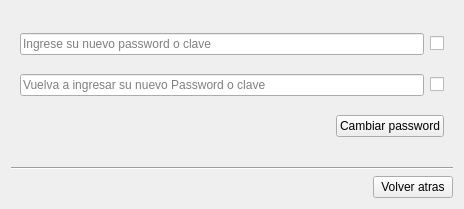
<?xml version="1.0" encoding="UTF-8"?>
<ui version="4.0">
 <class>ResetPasswordDialog</class>
 <widget class="QDialog" name="ResetPasswordDialog">
  <property name="geometry">
   <rect>
    <x>0</x>
    <y>0</y>
    <width>464</width>
    <height>209</height>
   </rect>
  </property>
  <property name="windowTitle">
   <string>Dialog</string>
  </property>
  <layout class="QVBoxLayout" name="verticalLayout_6">
   <item>
    <widget class="QStackedWidget" name="stackedWidget">
     <property name="currentIndex">
      <number>3</number>
     </property>
     <widget class="QWidget" name="page">
      <layout class="QVBoxLayout" name="verticalLayout_3">
       <item>
        <widget class="QLabel" name="label_2">
         <property name="text">
          <string>Nombre de usuario:</string>
         </property>
        </widget>
       </item>
       <item>
        <widget class="QLineEdit" name="txtUser">
         <property name="toolTip">
          <string/>
         </property>
         <property name="placeholderText">
          <string>Ingrese su nombre de usuario</string>
         </property>
        </widget>
       </item>
       <item>
        <layout class="QVBoxLayout" name="verticalLayout_2">
         <item>
          <widget class="QLabel" name="lblDesc">
           <property name="text">
            <string/>
           </property>
          </widget>
         </item>
         <item>
          <layout class="QHBoxLayout" name="horizontalLayout">
           <item>
            <spacer name="horizontalSpacer">
             <property name="orientation">
              <enum>Qt::Orientation::Horizontal</enum>
             </property>
             <property name="sizeHint" stdset="0">
              <size>
               <width>40</width>
               <height>20</height>
              </size>
             </property>
            </spacer>
           </item>
           <item>
            <widget class="QPushButton" name="btnValidarUsuario">
             <property name="text">
              <string>Validar usuario</string>
             </property>
            </widget>
           </item>
          </layout>
         </item>
        </layout>
       </item>
      </layout>
     </widget>
     <widget class="QWidget" name="page_2">
      <layout class="QVBoxLayout" name="verticalLayout">
       <item>
        <widget class="QPlainTextEdit" name="txtPregunta">
         <property name="frameShape">
          <enum>QFrame::Shape::NoFrame</enum>
         </property>
         <property name="frameShadow">
          <enum>QFrame::Shadow::Plain</enum>
         </property>
         <property name="readOnly">
          <bool>true</bool>
         </property>
        </widget>
       </item>
       <item>
        <layout class="QHBoxLayout" name="horizontalLayout_6">
         <item>
          <widget class="QLineEdit" name="txtRespuesta">
           <property name="placeholderText">
            <string>Ingrese su respuesta aqui</string>
           </property>
          </widget>
         </item>
         <item>
          <widget class="QCheckBox" name="checkBox">
           <property name="toolTip">
            <string>Mostrar los caracteres</string>
           </property>
           <property name="text">
            <string/>
           </property>
           <property name="icon">
            <iconset>
             <normaloff>:/img/close.png</normaloff>:/img/close.png</iconset>
           </property>
          </widget>
         </item>
        </layout>
       </item>
       <item>
        <layout class="QHBoxLayout" name="horizontalLayout_2">
         <item>
          <spacer name="horizontalSpacer_2">
           <property name="orientation">
            <enum>Qt::Orientation::Horizontal</enum>
           </property>
           <property name="sizeHint" stdset="0">
            <size>
             <width>40</width>
             <height>20</height>
            </size>
           </property>
          </spacer>
         </item>
         <item>
          <widget class="QPushButton" name="btnRespuesta">
           <property name="text">
            <string>Comprobar respuesta</string>
           </property>
          </widget>
         </item>
        </layout>
       </item>
      </layout>
     </widget>
     <widget class="QWidget" name="page_3">
      <layout class="QVBoxLayout" name="verticalLayout_8">
       <item>
        <widget class="QLabel" name="label">
         <property name="text">
          <string>Ingrese PIN numérico:</string>
         </property>
        </widget>
       </item>
       <item>
        <layout class="QHBoxLayout" name="horizontalLayout_7">
         <item>
          <widget class="QLineEdit" name="txtPIN">
           <property name="placeholderText">
            <string>Ingrese un número de 4 dígitos</string>
           </property>
          </widget>
         </item>
         <item>
          <widget class="QCheckBox" name="checkBox_2">
           <property name="toolTip">
            <string>Mostrar los caracteres.</string>
           </property>
           <property name="text">
            <string/>
           </property>
           <property name="icon">
            <iconset>
             <normaloff>:/img/close.png</normaloff>:/img/close.png</iconset>
           </property>
          </widget>
         </item>
        </layout>
       </item>
       <item>
        <layout class="QVBoxLayout" name="verticalLayout_4">
         <item>
          <spacer name="verticalSpacer_3">
           <property name="orientation">
            <enum>Qt::Orientation::Vertical</enum>
           </property>
           <property name="sizeHint" stdset="0">
            <size>
             <width>20</width>
             <height>40</height>
            </size>
           </property>
          </spacer>
         </item>
         <item>
          <layout class="QHBoxLayout" name="horizontalLayout_3">
           <item>
            <spacer name="horizontalSpacer_3">
             <property name="orientation">
              <enum>Qt::Orientation::Horizontal</enum>
             </property>
             <property name="sizeHint" stdset="0">
              <size>
               <width>40</width>
               <height>20</height>
              </size>
             </property>
            </spacer>
           </item>
           <item>
            <widget class="QPushButton" name="btnClaveNumerica">
             <property name="text">
              <string>Comprobar Número</string>
             </property>
            </widget>
           </item>
          </layout>
         </item>
        </layout>
       </item>
      </layout>
     </widget>
     <widget class="QWidget" name="page_4">
      <layout class="QVBoxLayout" name="verticalLayout_7">
       <item>
        <layout class="QHBoxLayout" name="horizontalLayout_9">
         <item>
          <widget class="QLineEdit" name="txtNewPassword">
           <property name="placeholderText">
            <string>Ingrese su nuevo password o clave</string>
           </property>
          </widget>
         </item>
         <item>
          <widget class="QCheckBox" name="checkBox_3">
           <property name="toolTip">
            <string>Mostrar los caracteres.</string>
           </property>
           <property name="text">
            <string/>
           </property>
           <property name="icon">
            <iconset>
             <normaloff>:/img/close.png</normaloff>:/img/close.png</iconset>
           </property>
          </widget>
         </item>
        </layout>
       </item>
       <item>
        <layout class="QHBoxLayout" name="horizontalLayout_8">
         <item>
          <widget class="QLineEdit" name="txtRePassword">
           <property name="placeholderText">
            <string>Vuelva a ingresar su nuevo Password o clave</string>
           </property>
          </widget>
         </item>
         <item>
          <widget class="QCheckBox" name="checkBox_4">
           <property name="toolTip">
            <string>Mostrar los caracteres.</string>
           </property>
           <property name="text">
            <string/>
           </property>
           <property name="icon">
            <iconset>
             <normaloff>:/img/close.png</normaloff>:/img/close.png</iconset>
           </property>
          </widget>
         </item>
        </layout>
       </item>
       <item>
        <layout class="QVBoxLayout" name="verticalLayout_5">
         <item>
          <layout class="QHBoxLayout" name="horizontalLayout_4">
           <item>
            <widget class="QLabel" name="lblIcon">
             <property name="text">
              <string/>
             </property>
            </widget>
           </item>
           <item>
            <spacer name="horizontalSpacer_4">
             <property name="orientation">
              <enum>Qt::Orientation::Horizontal</enum>
             </property>
             <property name="sizeHint" stdset="0">
              <size>
               <width>40</width>
               <height>20</height>
              </size>
             </property>
            </spacer>
           </item>
           <item>
            <widget class="QPushButton" name="btnReset">
             <property name="text">
              <string>Cambiar password</string>
             </property>
            </widget>
           </item>
          </layout>
         </item>
        </layout>
       </item>
      </layout>
     </widget>
    </widget>
   </item>
   <item>
    <widget class="Line" name="line">
     <property name="orientation">
      <enum>Qt::Orientation::Horizontal</enum>
     </property>
    </widget>
   </item>
   <item>
    <layout class="QHBoxLayout" name="horizontalLayout_5">
     <item>
      <spacer name="horizontalSpacer_5">
       <property name="orientation">
        <enum>Qt::Orientation::Horizontal</enum>
       </property>
       <property name="sizeHint" stdset="0">
        <size>
         <width>40</width>
         <height>20</height>
        </size>
       </property>
      </spacer>
     </item>
     <item>
      <widget class="QPushButton" name="btnAtras">
       <property name="text">
        <string>Volver atras</string>
       </property>
      </widget>
     </item>
    </layout>
   </item>
  </layout>
 </widget>
 <resources/>
 <connections/>
</ui>
